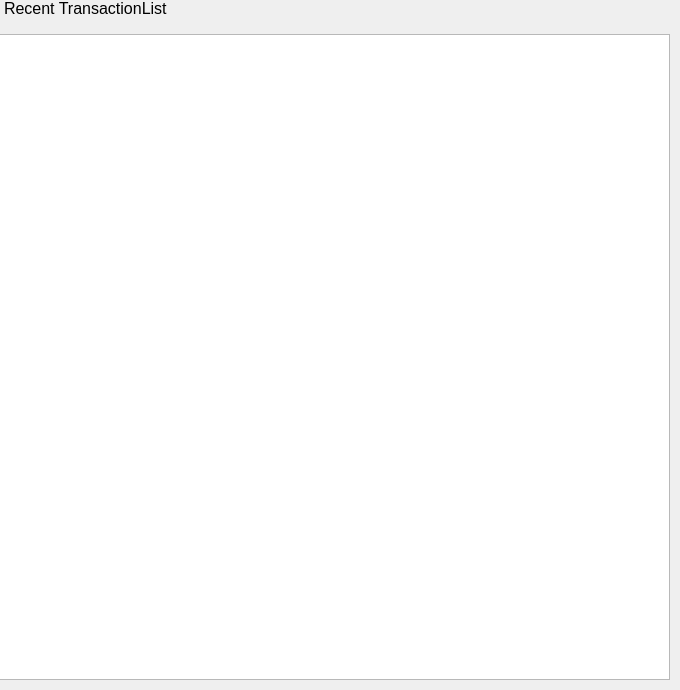
        <widget class="QWidget" name="tab_cl_transaction">
         <attribute name="title">
          <string>Transaction Info</string>
         </attribute>
         <widget class="QWidget" name="verticalLayoutWidget_2">
          <property name="geometry">
           <rect>
            <x>-1</x>
            <y>-1</y>
            <width>671</width>
            <height>681</height>
           </rect>
          </property>
          <layout class="QVBoxLayout" name="verticalLayout_6">
           <item>
            <layout class="QGridLayout" name="gridLayout_49">
             <item row="0" column="0">
              <widget class="QLabel" name="label_cl_info_transaction">
               <property name="font">
                <font>
                 <pointsize>12</pointsize>
                </font>
               </property>
               <property name="text">
                <string>Recent TransactionList</string>
               </property>
               <property name="indent">
                <number>5</number>
               </property>
              </widget>
             </item>
             <item row="2" column="0">
              <widget class="QTableWidget" name="tableWidget_cl_info_transaction"/>
             </item>
             <item row="1" column="0">
              <spacer name="verticalSpacer_22">
               <property name="orientation">
                <enum>Qt::Vertical</enum>
               </property>
               <property name="sizeType">
                <enum>QSizePolicy::Minimum</enum>
               </property>
               <property name="sizeHint" stdset="0">
                <size>
                 <width>20</width>
                 <height>10</height>
                </size>
               </property>
              </spacer>
             </item>
            </layout>
           </item>
          </layout>
         </widget>
        </widget>
